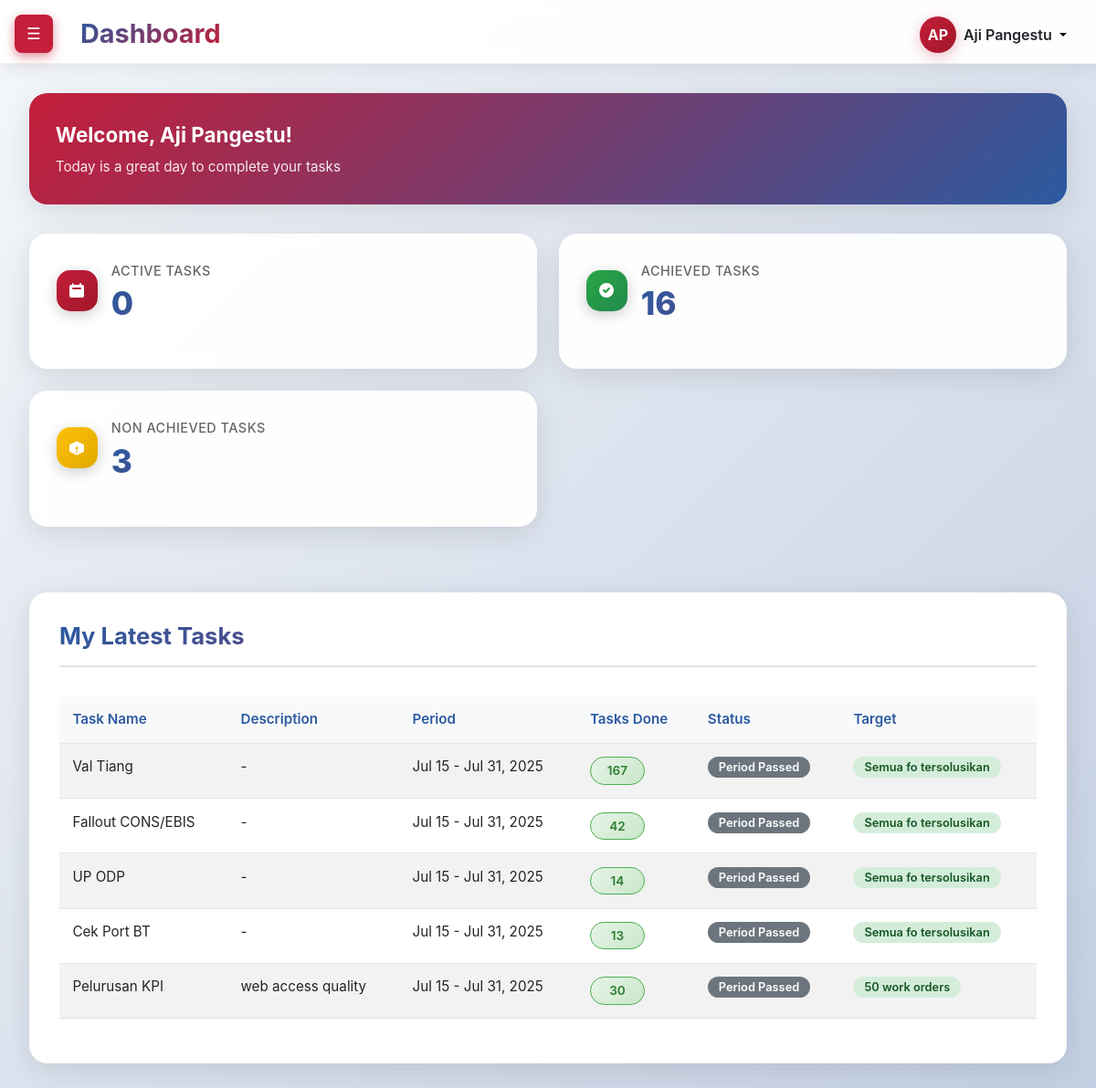
/karyawan/dashboard.php (signed in), run on the app's committed database.
### tables this page shows
CREATE TABLE `user_tasks` (
  `id` int NOT NULL,
  `user_id` int NOT NULL,
  `task_id` int NOT NULL,
  `task_type` enum('numeric','textual') NOT NULL DEFAULT 'numeric',
  `start_date` date NOT NULL,
  `end_date` date NOT NULL,
  `description` varchar(255) DEFAULT NULL,
  `target_int` int DEFAULT NULL,
  `target_str` varchar(255) DEFAULT NULL,
  `progress_int` int DEFAULT '0',
  `total_completed` int DEFAULT '0',
  `status` enum('In Progress','Achieved','Non Achieved') DEFAULT 'In Progress',
  `created_at` timestamp NULL DEFAULT CURRENT_TIMESTAMP,
  `updated_at` timestamp NULL DEFAULT CURRENT_TIMESTAMP ON UPDATE CURRENT_TIMESTAMP
);

CREATE TABLE `tasks` (
  `id` int NOT NULL,
  `name` varchar(255) NOT NULL,
  `created_at` timestamp NULL DEFAULT CURRENT_TIMESTAMP,
  `updated_at` timestamp NULL DEFAULT CURRENT_TIMESTAMP ON UPDATE CURRENT_TIMESTAMP
);

### karyawan/dashboard.php (the view, shortened to what this page needs)
<?php
require_once('../config.php');
function getInitials($name) {
    $words = explode(' ', $name);
    $initials = '';
    foreach ($words as $word) {
        if (!empty($word)) {
            $initials .= strtoupper($word[0]);
        }
    }
    return substr($initials, 0, 2);
  }
$userInitials = getInitials($_SESSION['user_name']);
$userId = $_SESSION['user_id'];
$userQuery = "SELECT name, profile_photo FROM users WHERE id = ?";
$userStmt = $conn->prepare($userQuery);
$userStmt->bind_param("i", $userId);
$userStmt->execute();
$userResult = $userStmt->get_result();
$userDetails = $userResult->fetch_assoc();
$statsQuery = "SELECT
    COUNT(*) as total_tasks
FROM user_tasks WHERE user_id = ?";
$statsStmt = $conn->prepare($statsQuery);
$statsStmt->bind_param("i", $userId);
$statsStmt->execute();
$statsResult = $statsStmt->get_result();
$stats = $statsResult->fetch_assoc();
$activeQuery = "SELECT COUNT(*) as active_tasks
FROM user_tasks ut
WHERE ut.user_id = ?
AND CURDATE() >= ut.start_date
AND CURDATE() <= ut.end_date";
$activeStmt = $conn->prepare($activeQuery);
$activeStmt->bind_param("i", $userId);
$activeStmt->execute();
$activeResult = $activeStmt->get_result();
$activeData = $activeResult->fetch_assoc();
$stats['active_tasks'] = $activeData['active_tasks'];
$achievedQuery = "SELECT COUNT(*) as achieved_tasks
FROM task_achievements ta
JOIN user_tasks ut ON ta.user_task_id = ut.id
WHERE ut.user_id = ?
AND ta.status = 'Achieved'";
$achievedStmt = $conn->prepare($achievedQuery);
$achievedStmt->bind_param("i", $userId);
$achievedStmt->execute();
$achievedResult = $achievedStmt->get_result();
$achievedData = $achievedResult->fetch_assoc();
$stats['achieved_tasks'] = $achievedData['achieved_tasks'];
$nonAchievedQuery = "SELECT COUNT(*) as non_achieved_tasks
FROM task_achievements ta
JOIN user_tasks ut ON ta.user_task_id = ut.id
WHERE ut.user_id = ?
AND ta.status = 'Non Achieved'";
$nonAchievedStmt = $conn->prepare($nonAchievedQuery);
$nonAchievedStmt->bind_param("i", $userId);
$nonAchievedStmt->execute();
$nonAchievedResult = $nonAchievedStmt->get_result();
$nonAchievedData = $nonAchievedResult->fetch_assoc();
$stats['non_achieved_tasks'] = $nonAchievedData['non_achieved_tasks'];
$latestTasksQuery = "SELECT
    t.name as task_name,
    ut.description,
    ut.start_date,
    ut.end_date,
    ut.target_int,
    ut.target_str,
    ut.total_completed,
    ut.status,
    (SELECT ta.status
     FROM task_achievements ta
     WHERE ta.user_task_id = ut.id
     ORDER BY ta.created_at DESC
     LIMIT 1) as last_status,
    (SELECT ta.work_orders_completed
     FROM task_achievements ta
     WHERE ta.user_task_id = ut.id
     ORDER BY ta.created_at DESC
     LIMIT 1) as last_work_orders_completed
FROM user_tasks ut
JOIN tasks t ON ut.task_id = t.id
WHERE ut.user_id = ?
ORDER BY ut.created_at DESC
LIMIT 10";
$latestTasksStmt = $conn->prepare($latestTasksQuery);
$latestTasksStmt->bind_param("i", $userId);
$latestTasksStmt->execute();
$latestTasksResult = $latestTasksStmt->get_result();
$latestTasks = [];
while ($row = $latestTasksResult->fetch_assoc()) {
    $latestTasks[] = $row;
}
?>
<!DOCTYPE html>
<html lang="id">
<head>
    <link href="https://cdnjs.cloudflare.com/ajax/libs/bootstrap/5.3.0/css/bootstrap.min.css" rel="stylesheet">
    <link href="https://cdnjs.cloudflare.com/ajax/libs/bootstrap-icons/1.10.0/font/bootstrap-icons.min.css" rel="stylesheet">
    <link href="https://cdnjs.cloudflare.com/ajax/libs/font-awesome/6.4.0/css/all.min.css" rel="stylesheet">
    <link rel="stylesheet" href="../css/karyawan/style-dashboard.css" />
</head>
<body>
  <button class="toggle-burger" id="burgerBtn" onclick="toggleSidebar()"></button>
  <div class="d-flex vh-100">
    <main class="main-content" id="mainContent">
      <header class="header">
        <div>
          <h1 class="header-title">Dashboard</h1>
        </div>
        <div class="d-flex align-items-center">
            <div class="dropdown">
                <button class="btn btn-link dropdown-toggle text-decoration-none d-flex align-items-center" type="button" data-bs-toggle="dropdown" aria-expanded="false">
                <?php if ($userDetails['profile_photo'] && file_exists("../uploads/profile_photos/" . $userDetails['profile_photo'])): ?>
                    <img src="../uploads/profile_photos/<?= htmlspecialchars($userDetails['profile_photo']) ?>" alt="Profile" class="user-avatar me-2" style="width: 40px; height: 40px; border-radius: 50%; object-fit: cover;">
                <?php else: ?>
                    <div class="user-avatar me-2 bg-primary"><?= $userInitials; ?></div>
                <?php endif; ?>
                <span class="fw-semibold text-dark"><?= htmlspecialchars($_SESSION['user_name']); ?></span>
                </button>
            </div>
        </div>
    </header>
      <div class="content">
        <div id="dashboard-section">
          <div class="welcome-card">
            <div class="welcome-title">Welcome, <?= htmlspecialchars($_SESSION['user_name']); ?>!</div>
            <div class="welcome-subtitle">Today is a great day to complete your tasks</div>
          </div>
          <div class="overview-cards">
            <div class="overview-card">
              <div class="card-header">
                <div class="card-icon primary">
                    <svg width="20" height="20" fill="white" viewBox="0 0 20 20">
                        <path fill-rule="evenodd" d="M6 2a1 1 0 00-1 1v1H4a2 2 0 00-2 2v10a2 2 0 002 2h12a2 2 0 002-2V6a2 2 0 00-2-2h-1V3a1 1 0 10-2 0v1H7V3a1 1 0 00-1 1zm0 5a1 1 0 000 2h8a1 1 0 100-2H6z" clip-rule="evenodd"/>
                    </svg>
                </div>
                <div class="card-info">
                  <div class="card-title">Active Tasks</div>
                  <div class="card-value"><?= $stats['active_tasks'] ?? 0 ?></div>
                </div>
              </div>
            </div>
            <div class="overview-card">
              <div class="card-header">
                <div class="card-icon success">
                    <svg width="20" height="20" fill="white" viewBox="0 0 20 20">
                        <path fill-rule="evenodd" d="M10 18a8 8 0 100-16 8 8 0 000 16zm3.707-9.293a1 1 0 00-1.414-1.414L9 10.586 7.707 9.293a1 1 0 00-1.414 1.414l2 2a1 1 0 001.414 0l4-4z" clip-rule="evenodd"/>
                    </svg>
                </div>
                <div class="card-info">
                  <div class="card-title">Achieved Tasks</div>
                  <div class="card-value"><?= $stats['achieved_tasks'] ?? 0 ?></div>
                </div>
              </div>
            </div>
            <div class="overview-card">
              <div class="card-header">
                <div class="card-icon warning">
                    <svg width="20" height="20" fill="white" viewBox="0 0 20 20">
                        <path fill-rule="evenodd" d="M18 13V7a1 1 0 00-.553-.894l-7-3.5a1 1 0 00-.894 0l-7 3.5A1 1 0 002 7v6a1 1 0 00.553.894l7 3.5a1 1 0 00.894 0l7-3.5A1 1 0 0018 13zM9 9a1 1 0 012 0v2a1 1 0 11-2 0V9zm1 6a1 1 0 100-2 1 1 0 000 2z" clip-rule="evenodd"/>
                    </svg>
                </div>
                <div class="card-info">
                  <div class="card-title">Non Achieved Tasks</div>
                  <div class="card-value"><?= $stats['non_achieved_tasks'] ?? 0 ?></div>
                </div>
              </div>
            </div>
          </div>
        </div>
        <div class="content-section">
          <h2 class="section-title">My Latest Tasks</h2>
          <div class="table-container">
            <table class="table table-hover table-striped">
              <thead>
                <tr>
                  <th>Task Name</th>
                  <th>Description</th>
                  <th>Period</th>
                  <th>Tasks Done</th>
                  <th>Status</th>
                  <th>Target</th>
                </tr>
              </thead>
              <tbody>
                <?php if (empty($latestTasks)): ?>
                  <tr>
                    <td colspan="6" class="text-center text-muted">No tasks found</td>
                  </tr>
                <?php else: ?>
                  <?php foreach ($latestTasks as $task):
                    $task_type = ($task['target_int'] > 0) ? 'numeric' : 'text';
                    $currentDate = date('Y-m-d');
                    $taskEndDate = date('Y-m-d', strtotime($task['end_date']));
                    $isPeriodEnded = ($currentDate > $taskEndDate);
                    $actualStatus = 'Not Yet Reported';
                    $statusClass = 'status-progress';
                    if ($isPeriodEnded) {
                        $actualStatus = 'Period Passed';
                        $statusClass = 'status-passed';
                    }
                    $period = '';
                    if (!empty($task['start_date']) && !empty($task['end_date'])) {
                        $startFormatted = date('M j', strtotime($task['start_date']));
                        $endFormatted = date('M j, Y', strtotime($task['end_date']));
                        $period = $startFormatted . ' - ' . $endFormatted;
                    } else {
                        $period = '-';
                    }
                    $targetDisplay = '';
                    if ($task_type == 'numeric' && $task['target_int'] > 0) {
                      $targetDisplay = $task['target_int'] . ' work orders';
                    } else {
                      $targetDisplay = !empty($task['target_str']) ? $task['target_str'] : 'Text-based task';
                    }
                    $tasksDoneDisplay = '';
                    if (!empty($task['last_work_orders_completed'])) {
                        $tasksDoneDisplay = $task['last_work_orders_completed'];
                    } else {
                        $tasksDoneDisplay = '0';
                    }
                  ?>
                  <tr>
                    <td><?= htmlspecialchars($task['task_name']) ?></td>
                    <td><?= htmlspecialchars($task['description'] ?? '-') ?></td>
                    <td><?= $period ?></td>
                    <td>
                      <span class="progress-percentage <?= intval($tasksDoneDisplay) > 0 ? 'progress-complete' : 'progress-low' ?>">
                        <?= $tasksDoneDisplay ?>
                      </span>
                    </td>
                    <td>
                      <span class="status-badge <?= $statusClass ?>">
                        <?= htmlspecialchars($actualStatus) ?>
                      </span>
                    </td>
                    <td>
                      <span class="priority-badge priority-low">
                        <?= htmlspecialchars($targetDisplay) ?>
                      </span>
                    </td>
                  </tr>
                  <?php endforeach; ?>
                <?php endif; ?>
              </tbody>
            </table>
          </div>
        </div>
  </main>
  </div>
</body>
</html>

### data on the page
user_tasks: task.name "Val Tiang", description "-", period "Jul 15 - Jul 31, 2025", tasksDoneDisplay "167", end_date "Period Passed", target_str "Semua fo tersolusikan"
user_tasks: task.name "Fallout CONS/EBIS", description "-", period "Jul 15 - Jul 31, 2025", tasksDoneDisplay "42", end_date "Period Passed", target_str "Semua fo tersolusikan"
user_tasks: task.name "UP ODP", description "-", period "Jul 15 - Jul 31, 2025", tasksDoneDisplay "14", end_date "Period Passed", target_str "Semua fo tersolusikan"
user_tasks: task.name "Cek Port BT", description "-", period "Jul 15 - Jul 31, 2025", tasksDoneDisplay "13", end_date "Period Passed", target_str "Semua fo tersolusikan"
user_tasks: task.name "Pelurusan KPI", description "web access quality", period "Jul 15 - Jul 31, 2025", tasksDoneDisplay "30", end_date "Period Passed", target_int "50 work orders"

### other printed values
$userInitials "AP"
$_SESSION['user_name'] "Aji Pangestu"
$stats['active_tasks'] "0"
$stats['achieved_tasks'] "16"
$stats['non_achieved_tasks'] "3"
